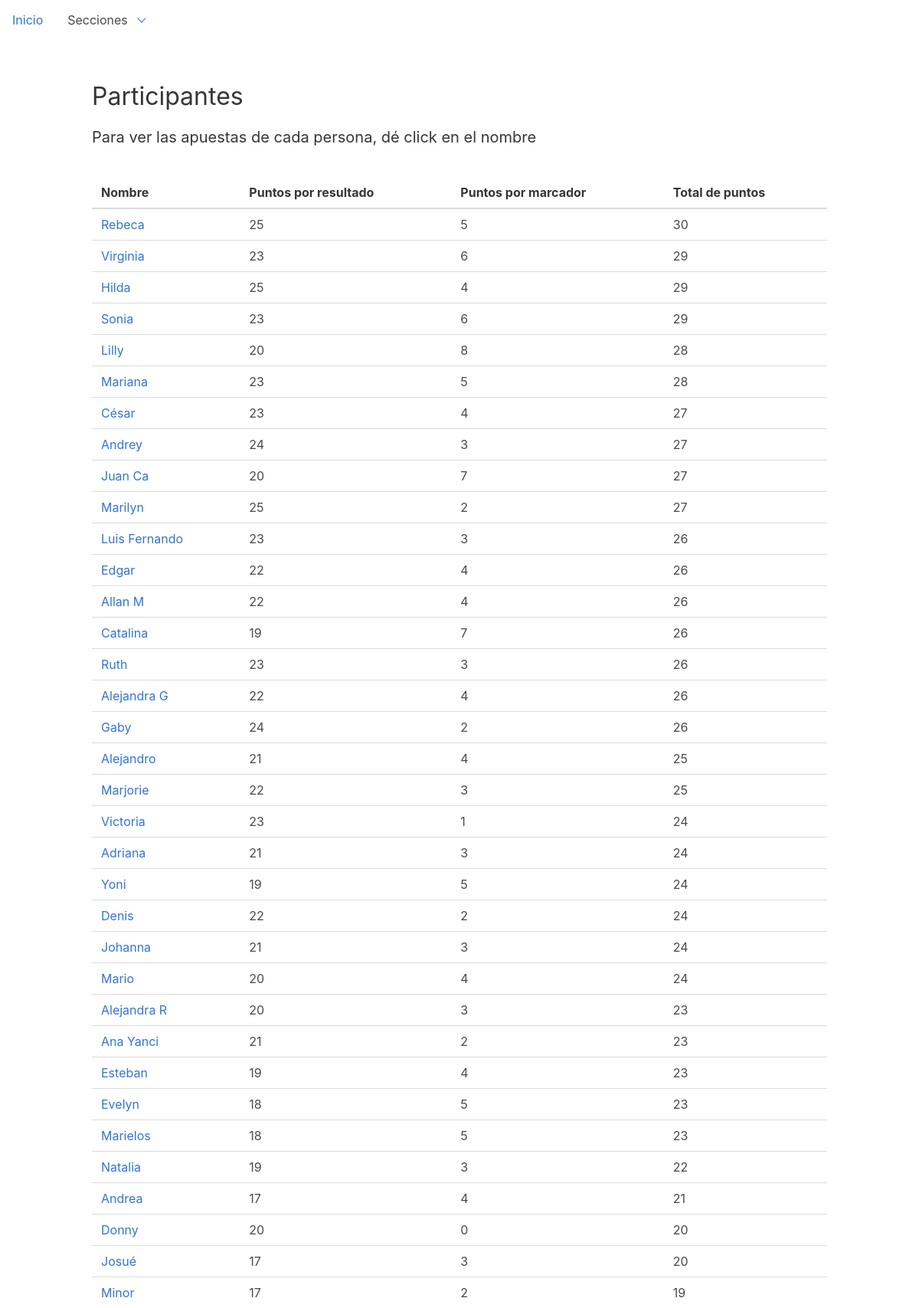
Before: /dashboard/gamblers with the older database file.
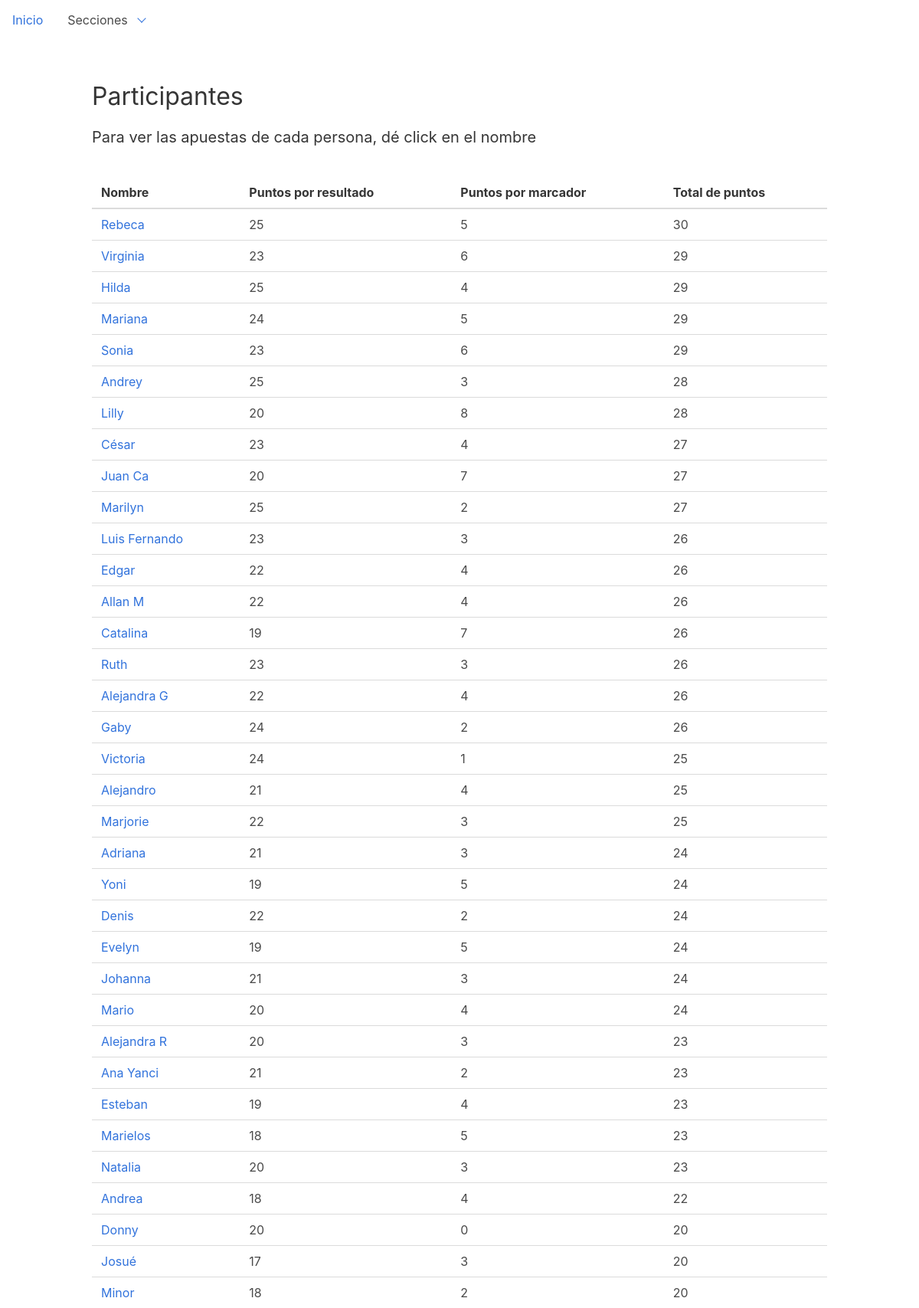
After: the same page with the newer database file.
### dashboard/models.py (models this page shows, shortened)
class Gambler(models.Model):
    name = models.CharField(max_length=48)
    points_result = models.IntegerField(default=0)
    points_score = models.IntegerField(default=0)
    points_8vo = models.IntegerField(default=0)
    points_4vo = models.IntegerField(default=0)
    points_semi = models.IntegerField(default=0)
    points_3er = models.IntegerField(default=0)
    points_final = models.IntegerField(default=0)

### dashboard/views.py (the view)
class GamblerListView(ListView):
    model = Gambler
    def get_queryset(self):
        queryset = super(GamblerListView, self).get_queryset()
        return queryset.all().exclude(pk=1).annotate(points=(F('points_score') + (F('points_result')))).order_by(
            '-points')

### dashboard/templatetags/custom_tags.py (called while the page is built)
@register.filter()
def total_points(value, arg):
    gambler = Gambler.objects.get(name=arg)
    points = gambler.points_semi + gambler.points_score + gambler.points_final + gambler.points_8vo+gambler.points_4vo + gambler.points_3er + gambler.points_result
    return str(points)

### templates/dashboard/gambler_list.html (shortened to what this page needs)
{% extends 'base.html' %}
{% load custom_tags %}
{% block content %}
    <h1 class="title">Participantes</h1>
    <h4>Para ver las apuestas de cada persona, dé click en el nombre</h4>
    <br/>
    <table class="sortable">
        <thead>
        <tr>
            <th>Nombre</th>
            <th>Puntos por resultado </th>
            <th>Puntos por marcador </th>
            <th>Total de puntos</th>
        </tr>
        </thead>
        <tbody>
        {% for gambler in gambler_list %}
            <tr>
                <td><a href="{% url 'gambler-detail' gambler.pk %}">{{ gambler.name }}</a></td>
                <td>{{ gambler.points_result }}</td>
                <td>{{ gambler.points_score }}</td>
                <td>{{ value|total_points:gambler.name }}</td>
            </tr>
        {% endfor %}
        </tbody>
    </table>
{% endblock %}

### templates/base.html (shortened to what this page needs)
{% load static %}
<!DOCTYPE HTML PUBLIC "-//W3C//DTD HTML 4.01//EN">
<html lang="en">
<head>
    <link rel="stylesheet" href="{% static "css/bulma.min.css" %}">
</head>
<body>
{% include 'includes/nav.html' %}
<div class="container">
    <div class="content">
        <br>
        {% block content %}
        {% endblock %}
    </div>
</div>
</body>
</html>

### templates/includes/nav.html (shortened to what this page needs)
<nav class="navbar is-transparent">
    <div id="navbar-menu" class="navbar-menu">
        <div class="navbar-start">
            <a class="navbar-item" href="{% url 'index' %}">
                Inicio
            </a>
            <div class="navbar-item has-dropdown is-hoverable">
                <a class="navbar-link" href="#">
                    Secciones
                </a>
            </div>
        </div>
    </div>
</nav>

Changed rows visible on the page:
changed Gambler "Mariana": points_result "23" → "24"; name+points_semi+points_score "28" → "29"; moves up the list
changed Gambler "Andrey": points_result "24" → "25"; name+points_semi+points_score "27" → "28"; moves up the list
changed Gambler "Victoria": points_result "23" → "24"; name+points_semi+points_score "24" → "25"; moves up the list
changed Gambler "Evelyn": points_result "18" → "19"; name+points_semi+points_score "23" → "24"; moves up the list
changed Gambler "Natalia": points_result "19" → "20"; name+points_semi+points_score "22" → "23"
changed Gambler "Andrea": points_result "17" → "18"; name+points_semi+points_score "21" → "22"
changed Gambler "Minor": points_result "17" → "18"; name+points_semi+points_score "19" → "20"
